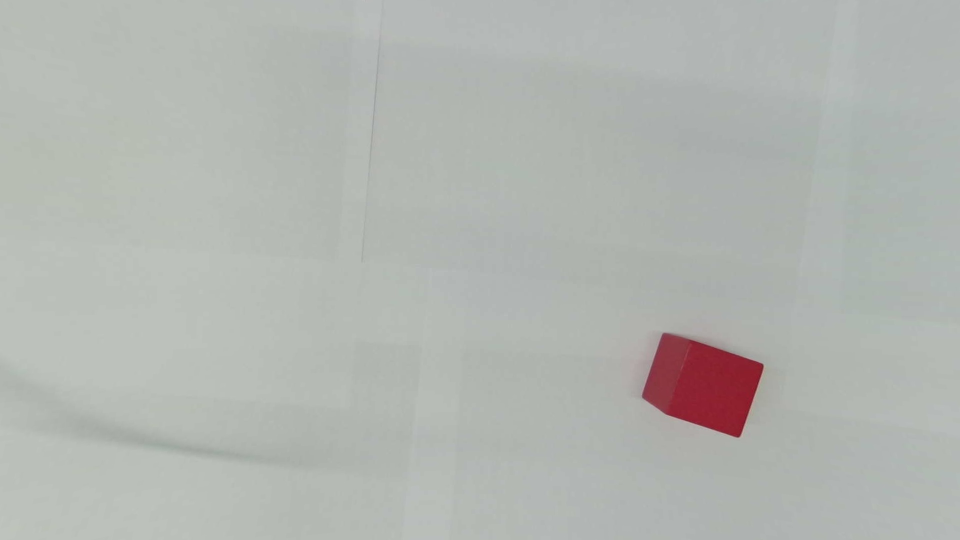
#> input picture 37.jpg, 1920 x 1080 px (shown at 1/2 size)
$ python -i image_module.py   (imports and definitions only)   (older library calls are emulated)
#> lines starting #> are read from the running program, lines starting #| are printed output that depends on the picture; after the words box and inside, x2 and y2 are one past the last pixel; in counts of white or black regions, pixels touching at a corner belong together
#> further down, picture is the input picture: shape (1080, 1920, 3); mean B, G, R 176.6, 181, 177.8
import sys

import numpy as np
import os
import glob
import cv2
from google.cloud import vision
import io
from statistics import mean
from scipy.optimize import fsolve
import math
import time


#Use demo to test: https://cloud.google.com/vision#section-2

#Google Cloud Vision:
client = vision.ImageAnnotatorClient()


#Initializes constants used in module
def InitializeConstants():
    global K,D, FISHEYE_K1,FISHEYE_K2,FISHEYE_K3,FISHEYE_K4,FISHEYE_FX,FISHEYE_FY,FISHEYE_CX,FISHEYE_CY;
    global MAP_1,MAP_2, CAMERA_SMALL_MATRIX, DIST_COEFF_SMALL, SIMPLE_FAST_COLOR, COMPLEX_FAST_COLOR, SIMPLE_SLOW_COLOR
    global COMPLEX_SLOW_COLOR, Z_DISTANCE_TABLE_CAMERA, BIG_CAMERA, SMALL_CAMERA

    #1920*1080 camera:
    #Import Undistortion constants
    K = np.array([[1.08257559e+03, 0.00000000e+00, 9.72497246e+02],
       [0.00000000e+00, 1.08077869e+03, 5.48779482e+02],
       [0.00000000e+00, 0.00000000e+00, 1.00000000e+00]])
    D = np.array([[-0.09591922],[-0.03262541],[ 0.03432325],[-0.01535015]])

    FISHEYE_K1 = D[0][0];
    FISHEYE_K2 = D[1][0];
    FISHEYE_K3 = D[2][0];
    FISHEYE_K4 = D[3][0];
    FISHEYE_FX = K[0][0]
    FISHEYE_FY = K[1][1]
    FISHEYE_CX = K[0][2]
    FISHEYE_CY = K[1][2]

    MAP_1, MAP_2 = cv2.fisheye.initUndistortRectifyMap(K, D, np.eye(3), K, (1920,1080), cv2.CV_16SC2)


    # 640*480 Small Camera:
    CAMERA_SMALL_MATRIX = np.array([
                            [ 7.9641507015667764e+02, 0., 3.1577913194699374e+02],
                            [0.,7.9661307355876215e+02, 2.1453452136833957e+02],
                            [0., 0., 1. ]
                            ])

    DIST_COEFF_SMALL = np.array([
                        [ -1.1949335317713690e+00,
                        1.8078010700662486e+00,
                        4.9410258870084744e-03,
                        2.8036176641915598e-03,
                        -2.0575845684235938e+00]
                        ])


    #Constants Used:
    SIMPLE_FAST_COLOR  = 0;
    COMPLEX_FAST_COLOR = 1;
    SIMPLE_SLOW_COLOR  = 2;
    COMPLEX_SLOW_COLOR = 3;
    BIG_CAMERA = 0;#1920 by 1080 pixels
    SMALL_CAMERA = 1;#640 by 480 pixels

    Z_DISTANCE_TABLE_CAMERA = 78;
InitializeConstants();

#Equations used to calculate real world coordinates based on fisheye distortion:
# [45 lines left out: functions FisheyeEquations, RealWorldCoordinates, not called in this run]

def CorrectHSV(hsvArray):
    #Returns tuple : (H,S,V) in correct format: 0-360degrees, 0-100%, 0-100%
    return round(hsvArray[0]*2.0), round(100.0*hsvArray[1]/255.0,1), round(100.0*hsvArray[2]/255.0,1)
def ColorRecog(hsv):
    #Input hsv value -> [H,S,V]
    #output: color in string all capitilized
    hVal = hsv[0]
    sVal = hsv[1]
    vVal = hsv[2]
    if(sVal<15):#Could be white, Gray or white
        if(vVal >=90):
            return "WHITE"
        elif(vVal<=6):
            return "BLACK"
        else:
            return "GRAY"
    if(330<=hVal<=360):
        return "RED"
    elif(0<=hVal<=50):
        return "ORANGE"
    elif(50<=hVal<=90):
        return "YELLOW"
    elif(90<=hVal<=180):
        return "GREEN"
    # elif(150<=hVal<=210):
    #     return "CYAN"
    elif(180<=hVal<=270):
        return "BLUE"
    elif(270<=hVal<=330):
        return "MAGENTA"
    else:
        return "ERROR"
# [144 lines left out: functions MeanHSV, MultipleMeanHSV, HSV2_BGR, CropImg, CropImgInner, not called in this run]


class Camera_Object():#Initialize Camera-> Get undistorted/distorted Images in BGR Format
    numberCameras = 0 #Number of connected cameras
    camera = None;
    dimensions = None;
    # [40 lines left out: functions __init__, Scan, InitializeCamera, Undistort, GetImageBGR, not called in this run]
class Google_Data():
    # [4 lines left out: function __init__, not called in this run]
class Google_Word(Google_Data):
    #Includes Google_Data properties -> Center Location, rectangular vertices, confidence
    def __init__(self):
        self.wordText = "";#Word that Google is reading
class Google_Real_Object(Google_Data):
    #Includes Google_Data properties -> Center Location, rectangular vertices, confidence

    def __init__(self):
        self.objectDescription = None;#Description of what google Cloud thinks object is
        self.color = None;


class Google_Analysis():
    # [67 lines left out: functions __init__, AnalyzeText, AnalyzeObjects, not called in this run]
class OpenCV_Contour_Data():
    def __init__(self):
        self.contourOpenCV = None; #open cv contour
        self.centerLocation = None; #Center Location in Pixels -> [x,y]
        self.width, self.height, self.area = None, None, None; #Details of box that encloses object
        self.vertices = [];
        self.color = [];
        self.shape = None;
        self.number = None;
        self.angle = None;


        self.colorName = None;
        self.insideObjects = [];#Open_CV_Analysis Objects from running a crop of contour image
        self.centerRealWorld = None;#This will not change unless you change it yourself
        self.cropImgGray = None
        self.pixelsInCropImg = None;
        self.cropImgBGR = None;


class Open_CV_Parameters():
    def __init__(self):
        self.colorRecogType = SIMPLE_FAST_COLOR;
        self.whiteBackground = True;

        #Thresh Image Parameters:
        self.kSize,self.sigmaX, self.threshType  = (7,7), 0, cv2.THRESH_BINARY | cv2.THRESH_OTSU

        #Finding Contour Parameters:
        self.cMode, self.cMethod = cv2.RETR_TREE, cv2.CHAIN_APPROX_SIMPLE

        #Choosing Contour only within certain size/area (%):
        self.contourMaxArea = 95
        self.contourMinArea = 0.3

        #Finding Edges based on length relative to perimeter:
        self.minEdgePercent = 0.05;

        #Drawing Contour Parameters:
        self.contourColor,self.centerColor = (0,255,0), (0,0,255) #default green, red


        #What Functions to Run:
        self.runThreshImg = True;
        self.runGetContour = True;
        self.runDrawContour = True;
        self.runFindColorContour = True;


default_parameters = Open_CV_Parameters()

class Open_CV_Analysis():#Call this to get opencv data for contours in undistorted image
    def __init__(self, imageBGR, analysis_parameters: Open_CV_Parameters =  default_parameters):

        #Initialize contour object lists:
        self.contour_objects= []

        #Store images in different formats &store parameters for analysis:
        self.imageBGR= imageBGR;
        self.imageHSV = cv2.cvtColor(self.imageBGR, cv2.COLOR_BGR2HSV)
#> self.imageHSV: shape (1080, 1920, 3); mean H, S, V 64.2, 10.8, 182.7
        self.colorRecogType = analysis_parameters.colorRecogType;
        self.whiteBackground = analysis_parameters.whiteBackground;
        self.param = analysis_parameters;

        #Threshold Image:
        if (self.param.runThreshImg): self.thresholdBGR, self.thresholdGray = self.GetThresholdImage()

        #Get appropiate Contours and their information
        if (self.param.runGetContour): self.GetContour()

        #Create an image with contours and their centers
        if (self.param.runDrawContour): self.DrawContours()

        #Find color for all contours:
        if (self.param.runFindColorContour): self.ColorContour()

    def GetThresholdImage(self):
        #Necessary Input: undistorted image in BGR Format
        #Other Optional Inputs: parameters to change thresholding
        #Outputs: thresholded image in BGR, thresholded image in gray

        #Parameters for Threshing:
        kSize, sigmaX, threshType = self.param.kSize, self.param.sigmaX, self.param.threshType

        #Threshold Images:
        grayImg = cv2.cvtColor(self.imageBGR, cv2.COLOR_BGR2GRAY)
        blurredImg = cv2.GaussianBlur(grayImg, kSize,sigmaX)

        threshImageGray = cv2.threshold(blurredImg, 0, 255, threshType)[1]
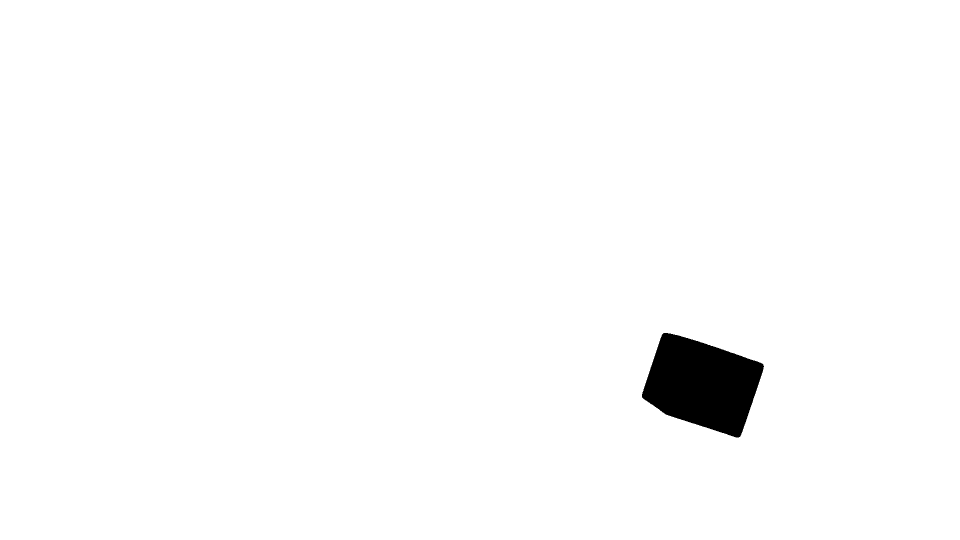
#> threshImageGray: shape (1080, 1920) (shown at 1/2 size); 98.4% white; 1 black region, box (x1, y1, x2, y2) and area: (1284, 666, 1528, 875) 33296

        #Opencv needs black background and white objects, so invert image if needed
        if(self.whiteBackground): threshImageGray = cv2.bitwise_not(threshImageGray)

        threshImageBGR = cv2.cvtColor(threshImageGray,cv2.COLOR_GRAY2BGR)
#> threshImageBGR: shape (1080, 1920, 3); 1.6% white; 1 white region
        return threshImageBGR, threshImageGray;

    def GetContour(self):
        #Stores all relevant contours and their properties in contour_objects list

        #Parameters for Threshing:
        cMode, cMethod = self.param.cMode, self.param.cMethod

        #Find Contours:
        contours,_ = cv2.findContours(image=self.thresholdGray, mode=cMode, method=cMethod)
#> contours = 1 contour; box (x1, y1, x2, y2) and area: (1284, 666, 1528, 875) 32962

        #Get pixel dimensions
        dimensions = self.imageBGR.shape

        contourNum =0;
        for contourOpenCV in contours:
            #Get Width, Height, Area of each contour
            x,y,width, height = cv2.boundingRect(contourOpenCV)
            area= cv2.contourArea(contourOpenCV)
            contourPercentage = 100.0*(area)/(dimensions[0]*dimensions[1]*1.0)

            #Ignore huge or very small contours
            if(self.param.contourMinArea<=contourPercentage<=self.param.contourMaxArea):
                #Create contour Object:
                contour_data = OpenCV_Contour_Data()
                self.contour_objects.append(contour_data)
                contour_data.contourOpenCV= contourOpenCV

                #Insert width, height, area, number data
                contour_data.width, contour_data.height= width, height
                contour_data.area = area
                contour_data.number=contourNum

                #Find Center of Contour
                M = cv2.moments(contourOpenCV)
                if M["m00"] != 0:#Found Center, don't divide by 0
                    contour_data.centerLocation = [int(M["m10"] / M["m00"]), int(M["m01"] / M["m00"])]

                #Find Shape of Contour
                self.ShapeAngleContour(contour_data)

                contourNum +=1;
#> this loop made 1 pass
#> (x, y, width, height, area, contourPercentage, contour_data.width, contour_data.height) on pass 1: (1284, 666, 244, 209, 32962, 1.59, 244, 209)
#> (printed output is left out)
#> after the loop, contourNum = 1; self.contour_objects = 1 item

    def DrawContours(self):

        #Parameters for Threshing:
        contourColor, centerColor = self.param.contourColor, self.param.centerColor

        #Creates an image with all contours and their centers drawn
        self.contourImageBGR = self.imageBGR.copy()

        #Draw Contours:
        allContours = [contourObject.contourOpenCV for contourObject in self.contour_objects]
#> allContours has the same summary as contours in GetContour
        cv2.drawContours(self.contourImageBGR,allContours , -1, contourColor, 2)
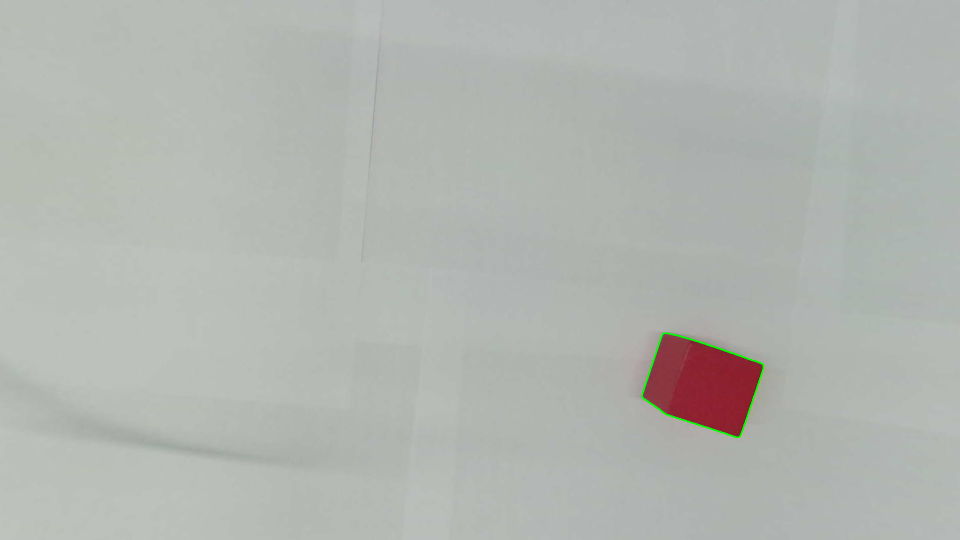
#> self.contourImageBGR: shape (1080, 1920, 3) (shown at 1/2 size); 0.12% of pixels changed, all inside (x1, y1, x2, y2) = (1283, 665, 1529, 876)

        #Draw center for each contour on the image
        for contourObject in self.contour_objects:
            if(contourObject.centerLocation!= None):
                centerX = contourObject.centerLocation[0]
                centerY = contourObject.centerLocation[1]
                cv2.circle(self.contourImageBGR, contourObject.centerLocation, 7, centerColor, -1)
                cv2.putText(self.contourImageBGR, "Center_"+str(contourObject.number), (centerX - 20, centerY - 20),
                cv2.FONT_HERSHEY_SIMPLEX, 0.5, centerColor, 2)
            else:
                print(contourObject.number, contourObject.area)
#> this loop made 1 pass
#> (centerX, centerY) on pass 1: (1404, 768)
#> self.contourImageBGR: shape (1080, 1920, 3); 0.03% of pixels changed, all inside (x1, y1, x2, y2) = (1385, 737, 1454, 776)

    def ShapeAngleContour(self, contour_data):
        #Input: single contour object
        #Fill shape property in contour object

        def shapeFromVertices(vertices, contour_data:OpenCV_Contour_Data):

            #First See if it's a circle:
            approx = cv2.approxPolyDP(contour_data.contourOpenCV, 0.01 * cv2.arcLength(contour_data.contourOpenCV,True),True);

            Ccenter,Crad = cv2.minEnclosingCircle(approx)
            CA = np.pi*Crad**2;
            error = abs(contour_data.area-CA)/contour_data.area*100

            print("Error:", error)

            #IF error is less than 10% than return that's it's a circle
            if(error<10):
                contour_data.shape="CIRCLE"
                return approx;

            numVertices = len(vertices);
            if(numVertices==3):
                contour_data.shape = "TRIANGLE"
            elif(numVertices==4):
                contour_data.shape = "RECTANGLE"
            elif(numVertices==5):
                contour_data.shape = "PENTAGON"
            elif(numVertices==10):
                contour_data.shape = "STAR"

            else:
                contour_data.shape =str(numVertices)+" EDGES"

            return approx;


        perimeter = cv2.arcLength(contour_data.contourOpenCV, True)
        vertices = cv2.approxPolyDP(contour_data.contourOpenCV, self.param.minEdgePercent * perimeter, True);
        contour_data.vertices = vertices;

        approx = shapeFromVertices(vertices, contour_data)

        #Find angle:
        _,_,contourAngle = cv2.minAreaRect(approx)
        contour_data.angle = round(contourAngle,1);


    # [56 lines left out: functions PixelsInContour, PixelsInEnclosingRec, not called in this run]

    def ColorContour(self):
        #Finds color for each contour depending on the color recognition algo
        if(self.colorRecogType==SIMPLE_SLOW_COLOR):#Get mean HSV from all pixels in contour
            self.PixelsInContour()
            for contourObject in self.contour_objects:
                contourObject.color, contourObject.colorName= MeanHSV(contourObject.pixelsInCropImg[0],contourObject.pixelsInCropImg[1], contourObject.cropImgHSV)
                #contourObject.color = [round(color[0],1),round(color[1],1),round(color[2],1)]
        elif(self.colorRecogType==COMPLEX_SLOW_COLOR):
            self.PixelsInContour()
            now_ns = time.time_ns() # Time in nanoseconds
            start_time = int(now_ns / 1000000) #Time in Milliseconds
            for contourObject in self.contour_objects:
                contourObject.color, contourObject.colorName, contourObject.colorCount= MultipleMeanHSV(contourObject.pixelsInCropImg[0],contourObject.pixelsInCropImg[1], contourObject.cropImgHSV)
            now_ns = time.time_ns() # Time in nanoseconds
            stop_time = int(now_ns / 1000000) #Time in Milliseconds
            print("Func Time",stop_time-start_time)
        elif(self.colorRecogType==SIMPLE_FAST_COLOR):

            for contourObject in self.contour_objects:
                contourObject.color, contourObject.colorName= self.SimpleFastColor(contourObject)
#> this loop made 1 pass
#> (radii in SimpleFastColor, Ccenter in SimpleFastColor, Crad in SimpleFastColor) on pass 1: ([0.25, 0.5, 0.75], (1403.9, 768.8), 128.4)
#> (printed output is left out)

            # self.PixelsInEnclosingRec()
            # for contourObject in self.contour_objects:
            #     contourObject.color, contourObject.colorName= MeanHSV(contourObject.pixelsInRecImg[0],contourObject.pixelsInRecImg[1], self.imageHSV)


        elif(self.colorRecogType==COMPLEX_FAST_COLOR):
            self.PixelsInEnclosingRec()
            for contourObject in self.contour_objects:
                contourObject.color, contourObject.colorName,contourObject.colorCount= MultipleMeanHSV(contourObject.pixelsInRecImg[0],contourObject.pixelsInRecImg[1], self.imageHSV)
        else:
            return 0;
    def SimpleFastColor(self,contour_data:OpenCV_Contour_Data):

        if contour_data.shape == 'SQUARE':
          radii = [1/5,2/5,3/5]
        elif contour_data.shape == 'TRIANGLE':
          radii = [1/7,2/7,3/7]
        elif contour_data.shape == "PENTAGON":
            radii = [1/6,2/6,3/6];
        else:
          radii = [1/4,2/4,3/4]

        # COLOR ANALYSIS
        # select sample of HSV values
        approx = cv2.approxPolyDP(contour_data.contourOpenCV, 0.01 * cv2.arcLength(contour_data.contourOpenCV,True),True)
        Ccenter,Crad = cv2.minEnclosingCircle(approx)
        color = []
        cnt = 0
        for j in range(0,3):
            for q in range(0,33):
                # vary along different radii from center
                stp = 2*np.pi/35
                x = int(Crad*radii[j] * np.sin(q*stp) + Ccenter[0])
                y = int(Crad*radii[j] * np.cos(q*stp) + Ccenter[1])

                # check that (x,y) is within the contour
                if cv2.pointPolygonTest(contour_data.contourOpenCV,(x,y),False) == -1:
                    continue

                color.append(self.imageHSV[y,x])
                cnt = cnt + 1
        color = np.array(color)

        if (len(color)==0):
            return [0,0,0], "NONE"

        # exclude outlier data (2 std devs)
        mnHSV = np.zeros(3)
        for j in range(0,3):
            mn = np.mean(color[:,j])
            sd = np.std(color[:,j])

            color = np.delete(color, np.where(color[:,j] > mn+2*sd),axis=0)
            color = np.delete(color, np.where(color[:,j] < mn-2*sd),axis=0)

            mnHSV[j] = round(np.mean(color[:,j]),2)
        print("COLOR", CorrectHSV(mnHSV) )
        return mnHSV, ColorRecog(CorrectHSV(mnHSV))

    def FindCropImgBGR(self):
        for contour_obj in self.contour_objects:
            contour_obj.cropImgBGR = CropImg(contour_obj.vertices,self.imageBGR);


# [34 lines left out: functions testText, testObjects, not called in this run]


"""


# [50 lines of commented-out code are left out]

"""

>>> import cv2
>>> picture = cv2.imread('../37.jpg')
>>> result = Open_CV_Analysis(picture).GetContour()
#> the loop in GetContour (call 2), `for contourOpenCV in contours:` made 1 pass
#> (printed output is left out)
